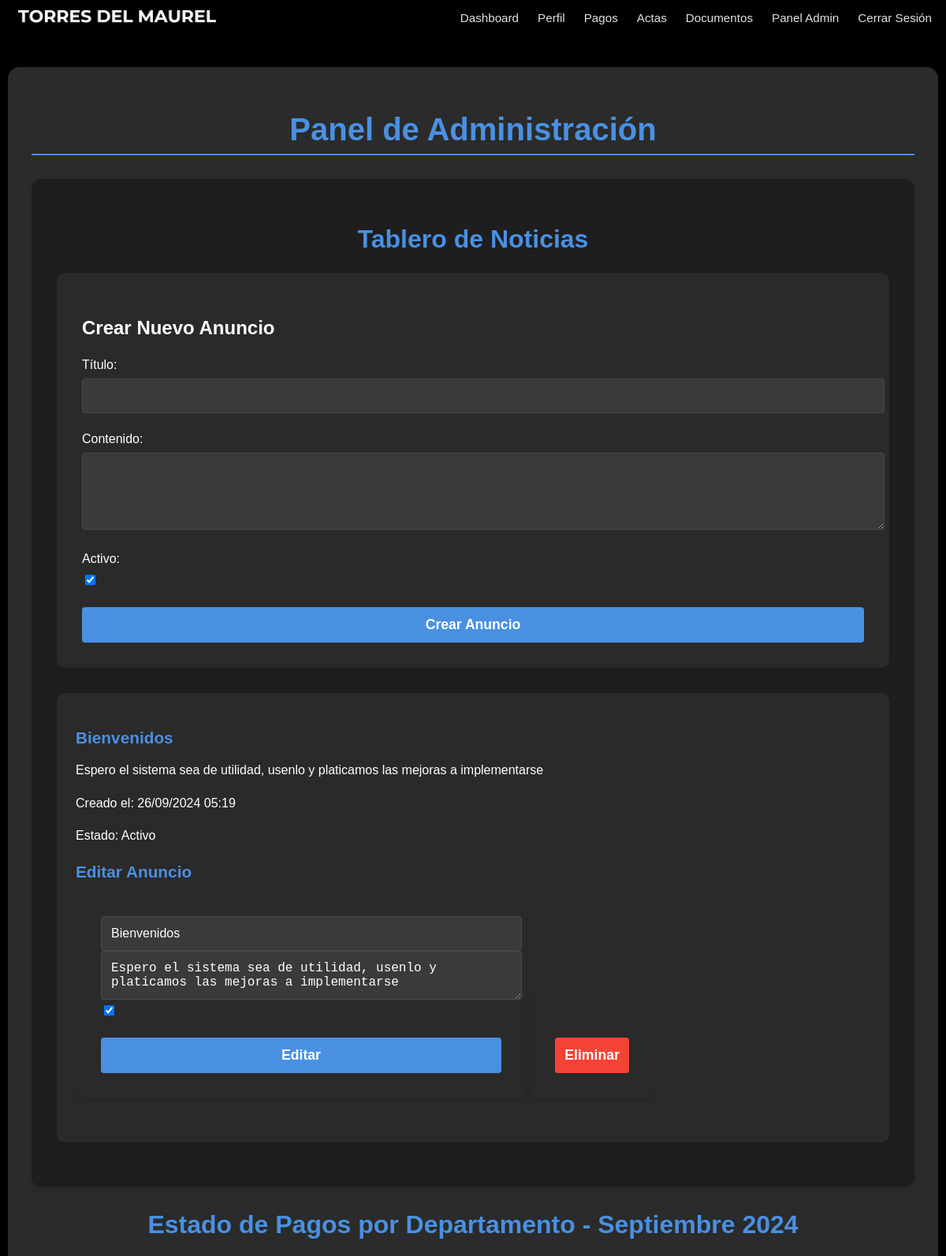
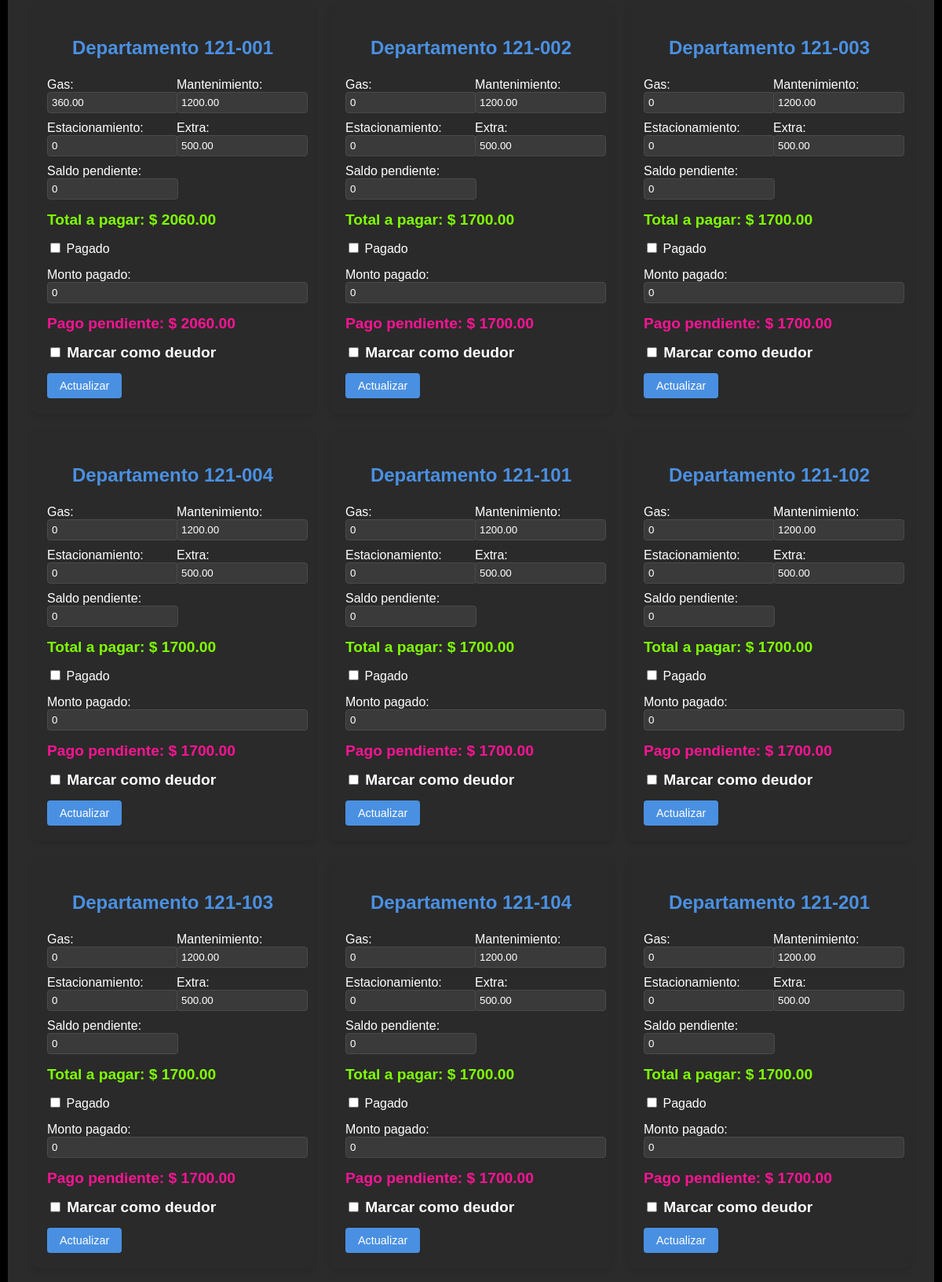
Screenshot of /panel/ (signed in, upper part) with the database file from the repository (2 pictures, top to bottom).
### website/models.py (models this page shows, shortened)
class Announcement(models.Model):
    title = models.CharField(max_length=200)
    content = models.TextField()
    created_at = models.DateTimeField(auto_now_add=True)
    updated_at = models.DateTimeField(auto_now=True)
    created_by = models.ForeignKey(settings.AUTH_USER_MODEL, on_delete=models.SET_NULL, null=True)
    is_active = models.BooleanField(default=True)
    class Meta:
        ordering = ['-created_at']

class CustomUser(AbstractUser):
    apartment_number = models.CharField(max_length=7, unique=True)
    email = models.EmailField(unique=True)
    phone_number = models.CharField(max_length=15, blank=True, null=True)
    is_first_login = models.BooleanField(default=True)
    is_debtor = models.BooleanField(default=False)

class MonthlyFees(models.Model):
    user = models.ForeignKey(CustomUser, on_delete=models.CASCADE, related_name='monthly_fees')
    month = models.DateField()
    gas_fee = models.DecimalField(max_digits=10, decimal_places=2, default=0)
    maintenance_fee = models.DecimalField(max_digits=10, decimal_places=2, default=1200)
    parking_fee = models.DecimalField(max_digits=10, decimal_places=2, default=0)
    extra_fee = models.DecimalField(max_digits=10, decimal_places=2, default=500)
    past_due = models.DecimalField(max_digits=10, decimal_places=2, default=0)
    is_paid = models.BooleanField(default=False)
    paid_amount = models.DecimalField(max_digits=10, decimal_places=2, default=0)
    class Meta:
        unique_together = ('user', 'month')
    @property
    def total_fee(self):
        return self.gas_fee + self.maintenance_fee + self.parking_fee + self.extra_fee + self.past_due
    @property
    def remaining_amount(self):
        return self.total_fee - self.paid_amount

### website/views.py (the view, shortened to what this page needs)
# urls.py: path('panel/', views.panel, name='panel'),
@login_required
@user_passes_test(lambda u: u.is_staff)
def panel(request):
    apartments = CustomUser.objects.filter(apartment_number__isnull=False).order_by('apartment_number')
    current_month = timezone.now().date().replace(day=1)
    announcements = Announcement.objects.all().order_by('-created_at')
    for apartment in apartments:
        MonthlyFees.objects.get_or_create(user=apartment, month=current_month)
    context = {
        'apartments': apartments,
        'current_month': current_month,
        'announcements': announcements,
        'announcement_form': AnnouncementForm(),
    }
    return render(request, 'panel.html', context)

### website/forms.py
class AnnouncementForm(forms.ModelForm):
    class Meta:
        model = Announcement
        fields = ['title', 'content', 'is_active']
        widgets = {
            'content': forms.Textarea(attrs={'rows': 4}),
        }
        labels = {
            'title': 'Título',
            'content': 'Contenido',
            'is_active': 'Activo',
        }

### website/templates/panel.html (shortened to what this page needs)
{% extends "base.html" %}
{% load static %}
{% block extra_css %}
<link rel="stylesheet" href="{% static 'css/panel.css' %}">
{% endblock %}
{% block content %}
<div class="admin-panel">
    <h1>Panel de Administración</h1>
    <div class="announcements-section">
        <h2>Tablero de Noticias</h2>
        <form class="announcement-form" method="post" action="{% url 'panel' %}">
            <h3>Crear Nuevo Anuncio</h3>
            {{ announcement_form.as_p }}
            <button type="submit" name="create_announcement">Crear Anuncio</button>
        </form>
        {% if announcements %}
            <ul class="announcements-list">
                {% for announcement in announcements %}
                    <li class="announcement-item">
                        <h3>{{ announcement.title }}</h3>
                        <p>{{ announcement.content }}</p>
                        <p>Creado el: {{ announcement.created_at|date:"d/m/Y H:i" }}</p>
                        <p>Estado: {% if announcement.is_active %}Activo{% else %}Inactivo{% endif %}</p>
                        <h3>Editar Anuncio</h3>
                        <form method="post" action="{% url 'panel' %}">
                            <input type="text" name="title" value="{{ announcement.title }}">
                            <textarea name="content">{{ announcement.content }}</textarea>
                            <input type="checkbox" name="is_active" {% if announcement.is_active %}checked{% endif %}>
                            <button type="submit" name="edit_announcement">Editar</button>
                        </form>
                        <form method="post" action="{% url 'panel' %}" onsubmit="return confirm('¿Está seguro de que desea eliminar este anuncio?')">
                            <button type="submit" name="delete_announcement">Eliminar</button>
                        </form>
                    </li>
                {% endfor %}
            </ul>
        {% else %}
            <p>No hay anuncios disponibles.</p>
        {% endif %}
    </div>
    <div class="apartments-section">
        <h2>Estado de Pagos por Departamento - {{ current_month|date:"F Y" }}</h2>
        <div class="apartments-list">
            {% for apartment in apartments %}
                {% if apartment.apartment_number %}
                    <div class="apartment-card">
                        <h3>Departamento {{ apartment.apartment_number }}</h3>
                        <form method="post">
                            <div class="fee-group">
                                <div class="fee-item">
                                    <label>Gas:</label>
                                    <input type="number" name="gas_fee" value="{{ apartment.monthly_fees.last.gas_fee|default:0 }}" step="0.01" class="fee-input">
                                </div>
                                <div class="fee-item">
                                    <label>Mantenimiento:</label>
                                    <input type="number" name="maintenance_fee" value="{{ apartment.monthly_fees.last.maintenance_fee|default:1200 }}" step="0.01" class="fee-input">
                                </div>
                                <div class="fee-item">
                                    <label>Estacionamiento:</label>
                                    <input type="number" name="parking_fee" value="{{ apartment.monthly_fees.last.parking_fee|default:0 }}" step="0.01" class="fee-input">
                                </div>
                                <div class="fee-item">
                                    <label>Extra:</label>
                                    <input type="number" name="extra_fee" value="{{ apartment.monthly_fees.last.extra_fee|default:500 }}" step="0.01" class="fee-input">
                                </div>
                                <div class="fee-item">
                                    <label>Saldo pendiente:</label>
                                    <input type="number" name="past_due" value="{{ apartment.monthly_fees.last.past_due|default:0 }}" step="0.01" class="fee-input">
                                </div>
                            </div>
                            <div class="total-amount">
                                Total a pagar: $ <span class="total-value">{{ apartment.monthly_fees.last.total_fee|default:0 }}</span>
                            </div>
                            <div class="payment-status">
                                <label class="checkbox-container">
                                    <input type="checkbox" name="is_paid" {% if apartment.monthly_fees.last.is_paid %}checked{% endif %}>
                                    Pagado
                                </label>
                            </div>
                            <div class="paid-amount">
                                <label>Monto pagado:</label>
                                <input type="number" name="paid_amount" value="{{ apartment.monthly_fees.last.paid_amount|default:0 }}" step="0.01" class="fee-input paid-amount-input">
                            </div>
                            <div class="pending-payment">
                                <label>Pago pendiente: $</label>
                                <span class="pending-value">{{ apartment.monthly_fees.last.remaining_amount|default:0 }}</span>
                            </div>
                            <div class="is-debtor">
                                <input type="checkbox" name="is_debtor" id="is_debtor_{{ apartment.id }}" {% if apartment.is_debtor %}checked{% endif %}>
                                <label for="is_debtor_{{ apartment.id }}">Marcar como deudor</label>
                            </div>
                            <button type="submit" class="update-btn">Actualizar</button>
                        </form>
                    </div>
                {% endif %}
            {% endfor %}
        </div>
    </div>
</div>
{% endblock %}

### website/static/css/base.css (style rules this page uses)
body { font-family: Arial, sans-serif; background-color: black; margin: 0; padding: 0; }

### website/static/css/panel.css (style rules this page uses)
.admin-panel { max-width: 1200px; margin: 85px auto 30px; padding: 30px; background-color: #2A2B2A; border-radius: 15px; color: #ffffff; box-shadow: 0 10px 20px rgba(0, 0, 0, 0.2); }
h1, h2, h3 { color: #4a90e2; margin-bottom: 1.5rem; text-align: center; font-weight: 600; }
h1 { font-size: 2.5rem; border-bottom: 2px solid #4a90e2; padding-bottom: 0.5rem; }
h2 { font-size: 2rem; }
h3 { font-size: 1.5rem; }
.announcements-section { margin-top: 30px; background-color: #1e1e1e; border-radius: 12px; padding: 2rem; box-shadow: 0 4px 6px rgba(0, 0, 0, 0.1); }
.announcements-section form { background-color: #2a2a2a; border-radius: 10px; padding: 2rem; margin-bottom: 2rem; box-shadow: 0 2px 4px rgba(0, 0, 0, 0.1); }
.announcements-section form h3 { color: #ffffff; font-size: 1.5rem; margin-bottom: 1.5rem; text-align: left; }
.announcements-section form p { margin-bottom: 1.5rem; }
.announcements-section form label { display: block; color: #ffffff; margin-bottom: 0.5rem; font-size: 1rem; font-weight: 500; }
.announcements-section form input[type="text"], .announcements-section form textarea { width: 100%; padding: 0.75rem; background-color: #3a3a3a; border: 1px solid #4a4a4a; color: #ffffff; border-radius: 4px; font-size: 1rem; transition: border-color 0.3s ease; }
.announcements-section form input[type="checkbox"] { margin-right: 0.5rem; }
.announcements-section form button[type="submit"] { display: block; width: 100%; padding: 0.75rem; background-color: #4a90e2; color: #ffffff; border: none; border-radius: 4px; font-size: 1.1rem; font-weight: 600; cursor: pointer; transition: all 0.3s ease; margin-top: 1.5rem; }
.announcements-section ul { list-style-type: none; padding: 0; }
.announcements-section li { background-color: #2a2a2a; border-radius: 10px; padding: 1.5rem; margin-bottom: 1.5rem; box-shadow: 0 4px 6px rgba(0, 0, 0, 0.1); transition: all 0.3s ease; }
.announcements-section li h3 { color: #4a90e2; font-size: 1.3rem; margin-bottom: 0.75rem; text-align: left; }
.announcements-section li p { color: #ffffff; margin-bottom: 1rem; font-size: 1rem; line-height: 1.6; }
.announcements-section li form { display: inline-block; }
.announcements-section li button { padding: 0.5rem 1rem; background-color: #4a90e2; color: #ffffff; border: none; border-radius: 4px; cursor: pointer; transition: all 0.3s ease; font-size: 0.9rem; font-weight: 500; }
.announcements-section li button[name="delete_announcement"] { background-color: #f44336; }
.apartments-section { margin-top: 30px; }
.apartments-list { display: grid; grid-template-columns: repeat(auto-fill, minmax(300px, 1fr)); gap: 20px; }
.apartment-card { background-color: #2a2a2a; border-radius: 10px; padding: 20px; box-shadow: 0 4px 6px rgba(0, 0, 0, 0.1); transition: transform 0.3s ease; }
.fee-group { display: grid; grid-template-columns: 1fr 1fr; gap: 10px; margin-bottom: 15px; }
.fee-input { width: 100%; padding: 5px; background-color: #3a3a3a; border: 1px solid #4a4a4a; color: #ffffff; border-radius: 4px; }
.total-amount { font-size: 1.2em; font-weight: bold; margin: 15px 0; color: #7FFF00; }
.pending-payment { font-size: 1.2em; font-weight: bold; margin: 15px 0; color: #FF1493; }
.is-debtor { font-size: 1.2em; font-weight: bold; margin: 15px 0; color: white; }
.payment-status { margin-bottom: 15px; }
button.update-btn { padding: 0.5rem 1rem; background-color: #4a90e2; color: #ffffff; border: none; border-radius: 4px; cursor: pointer; transition: all 0.3s ease; font-size: 0.9rem; font-weight: 500; }

### rows the page displays
Announcement: title "Bienvenidos", content "Espero el sistema sea de utilidad, usenlo y platicamos las mejoras a implementarse", created_at "26/09/2024 05:19", shows "Activo", is_active "☑"
CustomUser: apartment_number "121-001", gas_fee "360.00", maintenance_fee "1200.00", parking_fee "0", extra_fee "500.00", past_due "0", monthly_fees.last.total_fee "2060.00", paid_amount "0", monthly_fees.last.remaining_amount "2060.00"
CustomUser: apartment_number "121-002", gas_fee "0", maintenance_fee "1200.00", parking_fee "0", extra_fee "500.00", past_due "0", monthly_fees.last.total_fee "1700.00", paid_amount "0", monthly_fees.last.remaining_amount "1700.00"
CustomUser: apartment_number "121-003", gas_fee "0", maintenance_fee "1200.00", parking_fee "0", extra_fee "500.00", past_due "0", monthly_fees.last.total_fee "1700.00", paid_amount "0", monthly_fees.last.remaining_amount "1700.00"
CustomUser: apartment_number "121-004", gas_fee "0", maintenance_fee "1200.00", parking_fee "0", extra_fee "500.00", past_due "0", monthly_fees.last.total_fee "1700.00", paid_amount "0", monthly_fees.last.remaining_amount "1700.00"
CustomUser: apartment_number "121-101", gas_fee "0", maintenance_fee "1200.00", parking_fee "0", extra_fee "500.00", past_due "0", monthly_fees.last.total_fee "1700.00", paid_amount "0", monthly_fees.last.remaining_amount "1700.00"
CustomUser: apartment_number "121-102", gas_fee "0", maintenance_fee "1200.00", parking_fee "0", extra_fee "500.00", past_due "0", monthly_fees.last.total_fee "1700.00", paid_amount "0", monthly_fees.last.remaining_amount "1700.00"
CustomUser: apartment_number "121-103", gas_fee "0", maintenance_fee "1200.00", parking_fee "0", extra_fee "500.00", past_due "0", monthly_fees.last.total_fee "1700.00", paid_amount "0", monthly_fees.last.remaining_amount "1700.00"
CustomUser: apartment_number "121-104", gas_fee "0", maintenance_fee "1200.00", parking_fee "0", extra_fee "500.00", past_due "0", monthly_fees.last.total_fee "1700.00", paid_amount "0", monthly_fees.last.remaining_amount "1700.00"
CustomUser: apartment_number "121-201", gas_fee "0", maintenance_fee "1200.00", parking_fee "0", extra_fee "500.00", past_due "0", monthly_fees.last.total_fee "1700.00", paid_amount "0", monthly_fees.last.remaining_amount "1700.00"

### other values shown
{{ current_month|date:"F Y" }} "Septiembre 2024"
